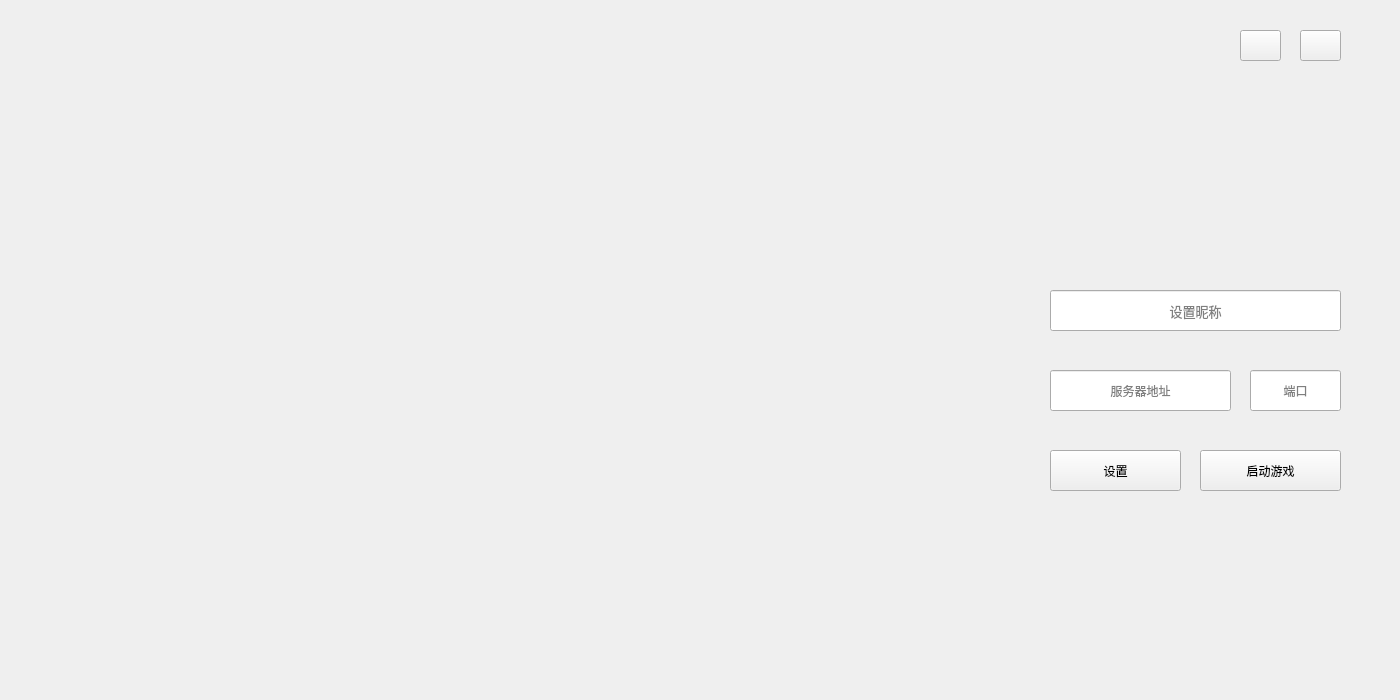
<?xml version="1.0" encoding="UTF-8"?>
<ui version="4.0">
 <class>MainWindow</class>
 <widget class="QMainWindow" name="MainWindow">
  <property name="geometry">
   <rect>
    <x>0</x>
    <y>0</y>
    <width>1400</width>
    <height>700</height>
   </rect>
  </property>
  <property name="windowTitle">
   <string>MainWindow</string>
  </property>
  <property name="styleSheet">
   <string notr="true">QWidget {
    background-image: url(:/images/background.png);
    background-position: center;
    background-repeat: no-repeat;
}
</string>
  </property>
  <widget class="QWidget" name="centralwidget">
   <widget class="QLineEdit" name="editUserName">
    <property name="geometry">
     <rect>
      <x>1050</x>
      <y>290</y>
      <width>291</width>
      <height>41</height>
     </rect>
    </property>
    <property name="font">
     <font>
      <pointsize>10</pointsize>
     </font>
    </property>
    <property name="alignment">
     <set>Qt::AlignmentFlag::AlignCenter</set>
    </property>
    <property name="placeholderText">
     <string>设置昵称</string>
    </property>
   </widget>
   <widget class="QLineEdit" name="editHost">
    <property name="geometry">
     <rect>
      <x>1050</x>
      <y>370</y>
      <width>181</width>
      <height>41</height>
     </rect>
    </property>
    <property name="alignment">
     <set>Qt::AlignmentFlag::AlignCenter</set>
    </property>
    <property name="placeholderText">
     <string>服务器地址</string>
    </property>
   </widget>
   <widget class="QPushButton" name="settings">
    <property name="geometry">
     <rect>
      <x>1050</x>
      <y>450</y>
      <width>131</width>
      <height>41</height>
     </rect>
    </property>
    <property name="text">
     <string>设置</string>
    </property>
   </widget>
   <widget class="QPushButton" name="launch">
    <property name="geometry">
     <rect>
      <x>1200</x>
      <y>450</y>
      <width>141</width>
      <height>41</height>
     </rect>
    </property>
    <property name="text">
     <string>启动游戏</string>
    </property>
   </widget>
   <widget class="QLineEdit" name="editPort">
    <property name="geometry">
     <rect>
      <x>1250</x>
      <y>370</y>
      <width>91</width>
      <height>41</height>
     </rect>
    </property>
    <property name="alignment">
     <set>Qt::AlignmentFlag::AlignCenter</set>
    </property>
    <property name="placeholderText">
     <string>端口</string>
    </property>
   </widget>
   <widget class="QLabel" name="logo">
    <property name="geometry">
     <rect>
      <x>1140</x>
      <y>100</y>
      <width>120</width>
      <height>120</height>
     </rect>
    </property>
    <property name="autoFillBackground">
     <bool>false</bool>
    </property>
    <property name="styleSheet">
     <string notr="true">QLabel#logoLabel {
    background-color: transparent;
}</string>
    </property>
    <property name="text">
     <string/>
    </property>
    <property name="pixmap">
     <pixmap resource="res.qrc">:/images/logo.png</pixmap>
    </property>
   </widget>
   <widget class="QPushButton" name="closeWindow">
    <property name="geometry">
     <rect>
      <x>1300</x>
      <y>30</y>
      <width>41</width>
      <height>31</height>
     </rect>
    </property>
    <property name="text">
     <string/>
    </property>
    <property name="icon">
     <iconset theme="QIcon::ThemeIcon::ApplicationExit"/>
    </property>
   </widget>
   <widget class="QPushButton" name="mini">
    <property name="geometry">
     <rect>
      <x>1240</x>
      <y>30</y>
      <width>41</width>
      <height>31</height>
     </rect>
    </property>
    <property name="text">
     <string/>
    </property>
    <property name="icon">
     <iconset theme="QIcon::ThemeIcon::ListRemove"/>
    </property>
   </widget>
  </widget>
 </widget>
 <resources>
  <include location="res.qrc"/>
 </resources>
 <connections/>
</ui>
